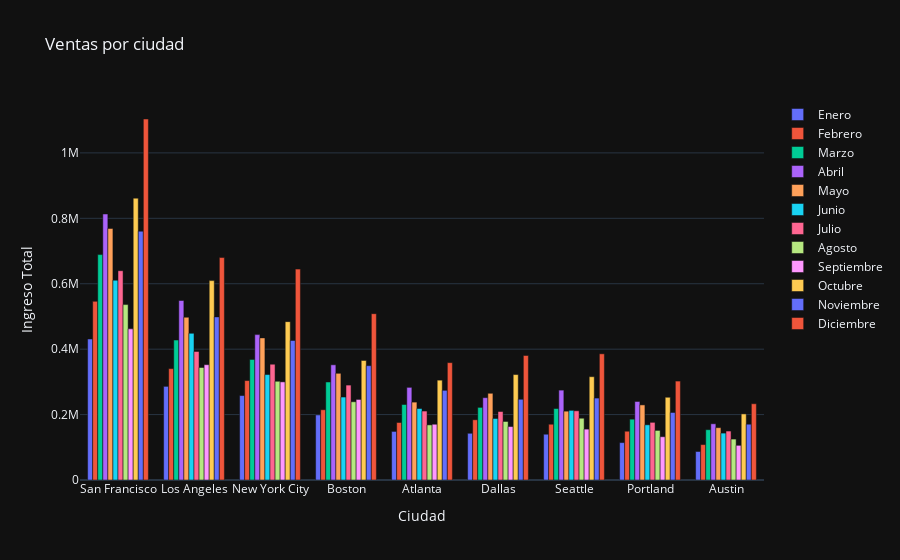

Source (notebook cell):
### Code cell
# Recorrer cada mes y generar el gráfico de ventas por ciudad
fig = go.Figure()

for mes in meses:
    df_mes = dataframes[mes]

    df_mes['Ingreso Total'] = df_mes['Cantidad Pedida'] * df_mes['Precio Unitario']

    # Extraemos la ciudad de la dirección
    df_mes['Ciudad'] = df_mes['Dirección de Envio'].apply(lambda x: x.split(',')[1].strip())

    # Agrupar las ventas por ciudad
    ventas_por_ciudad = df_mes.groupby('Ciudad')['Ingreso Total'].sum().sort_values(ascending=False)

    # Añadir barra al gráfico
    fig.add_trace(go.Bar(
        x=ventas_por_ciudad.index[:10],
        y=ventas_por_ciudad.values[:10],
        name=mes
    ))

# Configuración del gráfico
fig.update_layout(
    title='Ventas por ciudad',
    xaxis_title='Ciudad',
    yaxis_title='Ingreso Total',
    barmode='group',
    template='plotly_dark'
)

fig.show()

### Figure 1 — Plotly figure (JSON) as saved in the notebook; plotly's stock layout.template omitted (floating-point values rounded to 4 significant figures)
{"data": [{"name": "Enero", "type": "bar", "x": ["San Francisco", "Los Angeles", "New York City", "Boston", "Atlanta", "Dallas", "Seattle", "Portland", "Austin"], "y": [431089, 286286, 258119, 198894, 148496, 142787, 139918, 114328, 87143]}, {"name": "Febrero", "type": "bar", "x": ["San Francisco", "Los Angeles", "New York City", "Boston", "Dallas", "Atlanta", "Seattle", "Portland", "Austin"], "y": [546189, 340464, 303997, 214734, 184110, 175773, 170499, 149116, 108262]}, {"name": "Marzo", "type": "bar", "x": ["San Francisco", "Los Angeles", "New York City", "Boston", "Atlanta", "Dallas", "Seattle", "Portland", "Austin"], "y": [689111, 427831, 368509, 299612, 230777, 221944, 218478, 185945, 153824]}, {"name": "Abril", "type": "bar", "x": ["San Francisco", "Los Angeles", "New York City", "Boston", "Atlanta", "Seattle", "Dallas", "Portland", "Austin"], "y": [813242, 548806, 444471, 352187, 283232, 274781, 251681, 240075, 171863]}, {"name": "Mayo", "type": "bar", "x": ["San Francisco", "Los Angeles", "New York City", "Boston", "Dallas", "Atlanta", "Portland", "Seattle", "Austin"], "y": [768946, 497518, 434445, 326173, 265084, 238112, 229571, 210422, 159996]}, {"name": "Junio", "type": "bar", "x": ["San Francisco", "Los Angeles", "New York City", "Boston", "Atlanta", "Seattle", "Dallas", "Portland", "Austin"], "y": [610767, 448412, 322341, 253620, 218482, 212935, 188007, 168740, 143371]}, {"name": "Julio", "type": "bar", "x": ["San Francisco", "Los Angeles", "New York City", "Boston", "Seattle", "Atlanta", "Dallas", "Portland", "Austin"], "y": [639908, 392919, 353924, 290186, 211566, 210806, 209371, 176236, 149655]}, {"name": "Agosto", "type": "bar", "x": ["San Francisco", "Los Angeles", "New York City", "Boston", "Seattle", "Dallas", "Atlanta", "Portland", "Austin"], "y": [536285, 343899, 301791, 239202, 188854, 178905, 168466, 151587, 125154]}, {"name": "Septiembre", "type": "bar", "x": ["San Francisco", "Los Angeles", "New York City", "Boston", "Atlanta", "Dallas", "Seattle", "Portland", "Austin"], "y": [462145, 352558, 299995, 246256, 170465, 163400, 155548, 132310, 106006]}, {"name": "Octubre", "type": "bar", "x": ["San Francisco", "Los Angeles", "New York City", "Boston", "Dallas", "Seattle", "Atlanta", "Portland", "Austin"], "y": [861742, 609574, 484124, 365413, 322372, 315819, 305273, 252953, 202094]}, {"name": "Noviembre", "type": "bar", "x": ["San Francisco", "Los Angeles", "New York City", "Boston", "Atlanta", "Seattle", "Dallas", "Portland", "Austin"], "y": [760601, 498624, 426445, 349558, 274171, 250474, 246841, 206423, 170550]}, {"name": "Diciembre", "type": "bar", "x": ["San Francisco", "Los Angeles", "New York City", "Boston", "Seattle", "Dallas", "Atlanta", "Portland", "Austin"], "y": [1103644, 680082, 644711, 508492, 385776, 380615, 358788, 302433, 233136]}], "layout": {"barmode": "group", "title": {"text": "Ventas por ciudad"}, "xaxis": {"title": {"text": "Ciudad"}}, "yaxis": {"title": {"text": "Ingreso Total"}}}}
